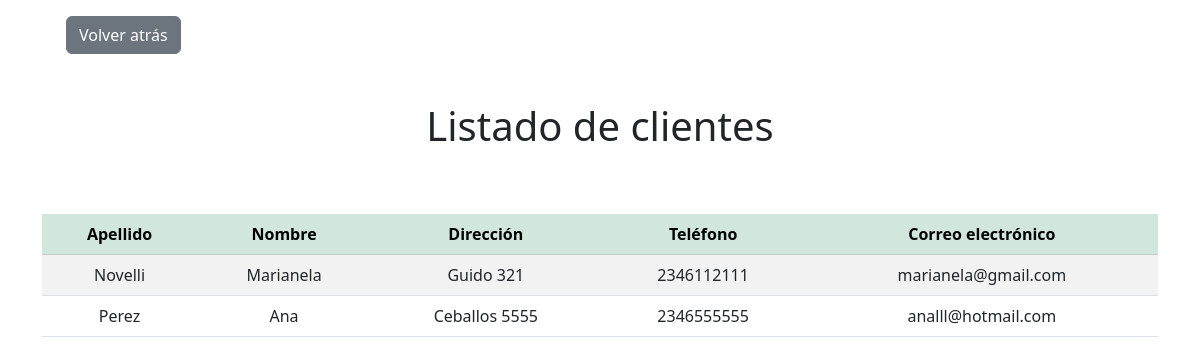
Page /cliente/getclientes.php on the committed database.
### tables this page shows
CREATE TABLE `cliente` (
  `id_cliente` int(11) NOT NULL AUTO_INCREMENT,
  `apellido` varchar(255) NOT NULL,
  `nombre` varchar(255) NOT NULL,
  `direccion` varchar(255) NOT NULL,
  `telefono` bigint(255) DEFAULT NULL,
  `correo` varchar(255) DEFAULT NULL,
  PRIMARY KEY (`id_cliente`)
);

### cliente/cliente.php (called while the page is built, shortened)
<?php
class Cliente {
    private $conexion;
    public function __construct($conexion) {
        $this->conexion = $conexion;
    }
    public function mostrar() {
        try {
            $sql = "SELECT * FROM `cliente`";
            $stmt = $this->conexion->prepare($sql);
            $stmt->execute();
            $clientes = $stmt->fetchAll();
            return $clientes;
        } catch (PDOException $e) {
            echo "Error en la consulta: " . $e->getMessage();
            return false;
        }
    }
}
?>

### cliente/getclientes.php (the view, shortened to what this page needs)
<!DOCTYPE html>
<html lang="en">
<head>
    <link href="https://cdn.jsdelivr.net/npm/bootstrap@5.3.0/dist/css/bootstrap.min.css" rel="stylesheet">
</head>
<body>
<?php
    require_once('cliente.php');
    $cliente = new Cliente($conexion);
    $clientes = $cliente->mostrar();
?>
<div class="container">
    <div class="py-3 mx-4">
        <a href="../index.php" class="btn btn-secondary mb-3">Volver atrás</a>
    </div>
    <h1 class="text-center py-3">Listado de clientes</h1>
        <div class="table-responsive mt-5">
            <table class="table table-striped table-ligh text-center">
                <thead>
                    <tr class="table-success">
                        <th scope="col">Apellido</th>
                        <th scope="col">Nombre</th>
                        <th scope="col">Dirección</th>
                        <th scope="col">Teléfono</th>
                        <th scope="col">Correo electrónico</th>
                    </tr>
                </thead>
                <tbody>
                    <?php
                        if ($clientes) {
                            foreach ($clientes as $cliente) {
                                echo '
                                <tr>
                                <td class="align-middle">'.$cliente['apellido'].'</td>
                                <td class="align-middle">'.$cliente['nombre'].'</td>
                                <td class="align-middle">'.$cliente['direccion'].'</td>
                                <td class="align-middle">'.$cliente['telefono'].'</td>
                                <td class="align-middle">'.$cliente['correo'].'</td>
                                </tr>';
                        }
                    }
                    ?>
                </tbody>
            </table>
</body>
</html>

### rows in the picture
cliente: apellido "Novelli", nombre "Marianela", direccion "Guido 321", telefono "2346112111", correo "marianela@gmail.com"
cliente: apellido "Perez", nombre "Ana", direccion "Ceballos 5555", telefono "2346555555", correo "analll@hotmail.com"
